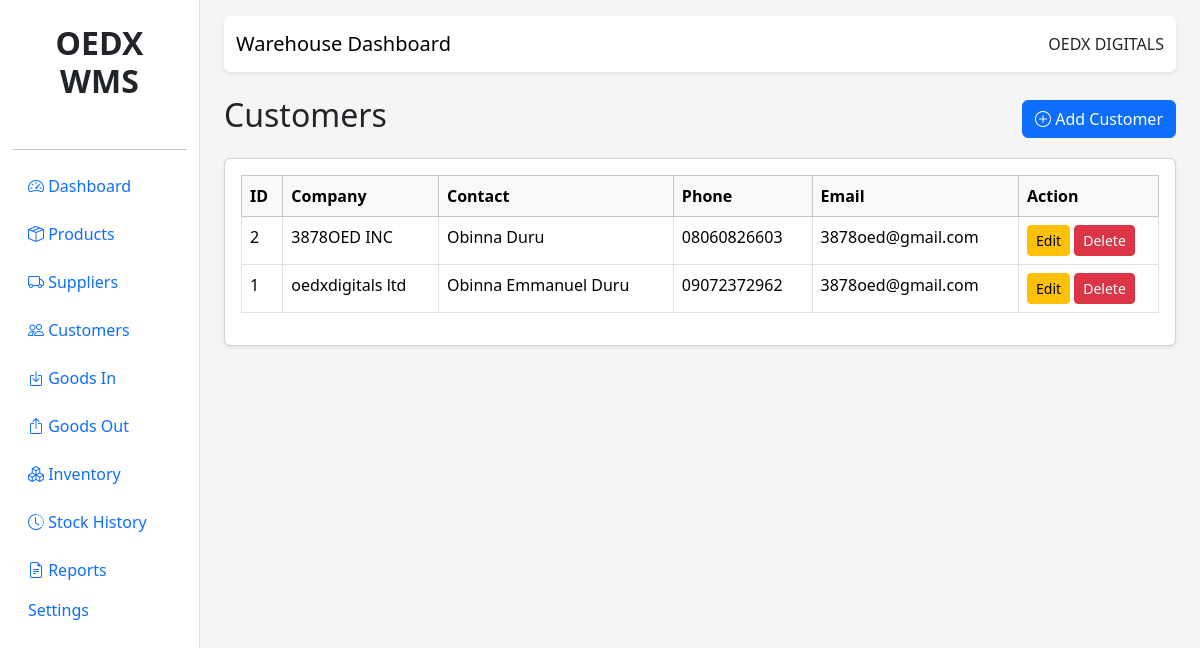
Page /customers/ (signed in) on the committed database.
### app/models/customer.py (models this page shows, shortened)
class Customer(db.Model):
    __tablename__ = "customers"
    id = db.Column(db.Integer, primary_key=True)
    company_name = db.Column(
        db.String(150),
        nullable=False
    )
    contact_person = db.Column(db.String(100))
    phone = db.Column(db.String(50))
    email = db.Column(db.String(100))
    address = db.Column(db.Text)
    goods_out = db.relationship(
        "GoodsOut",
        backref="customer",
        lazy=True
    )

### app/blueprints/customers.py (the view)
@customers_bp.route("/")
@login_required
def index():
    customers = Customer.query.order_by(
        Customer.company_name
    ).all()
    return render_template(
        "customers/list.html",
        customers=customers
    )

### app/utils/auth.py (called while the page is built)
def login_required(view):
    @wraps(view)
    def wrapped(*args, **kwargs):
        if "user_id" not in session:
            return redirect(
                url_for("auth.login")
            )
        return view(*args, **kwargs)
    return wrapped

### templates/customers/list.html
{% extends "base.html" %}
{% block content %}
<div class="d-flex justify-content-between align-items-center mb-3">
    <h2>Customers</h2>
    <a href="{{ url_for('customers.new') }}" class="btn btn-primary">
        <i class="bi bi-plus-circle"></i> Add Customer
    </a>
</div>
<div class="card shadow-sm">
    <div class="card-body">
        <table class="table table-bordered table-hover">
            <thead class="table-light">
                <tr>
                    <th>ID</th>
                    <th>Company</th>
                    <th>Contact</th>
                    <th>Phone</th>
                    <th>Email</th>
                    <th width="140">Action</th>
                </tr>
            </thead>
            <tbody>
            {% for customer in customers %}
                <tr>
                    <td>{{ customer.id }}</td>
                    <td>{{ customer.company_name }}</td>
                    <td>{{ customer.contact_person }}</td>
                    <td>{{ customer.phone }}</td>
                    <td>{{ customer.email }}</td>
                    <td>
                        <a href="#" class="btn btn-warning btn-sm">
                            Edit
                        </a>
                        <a href="#" class="btn btn-danger btn-sm">
                            Delete
                        </a>
                    </td>
                </tr>
            {% else %}
                <tr>
                    <td colspan="6" class="text-center">
                        No customers found.
                    </td>
                </tr>
            {% endfor %}
            </tbody>
        </table>
    </div>
</div>
{% endblock %}

### static/css/style.css (style rules this page uses)
body { background:#f5f5f5; }

### rows in the picture
Customer: id "2", company_name "3878OED INC", contact_person "Obinna Duru", phone "08060826603", email "3878oed@gmail.com"
Customer: id "1", company_name "oedxdigitals ltd", contact_person "Obinna Emmanuel Duru", phone "09072372962", email "3878oed@gmail.com"
